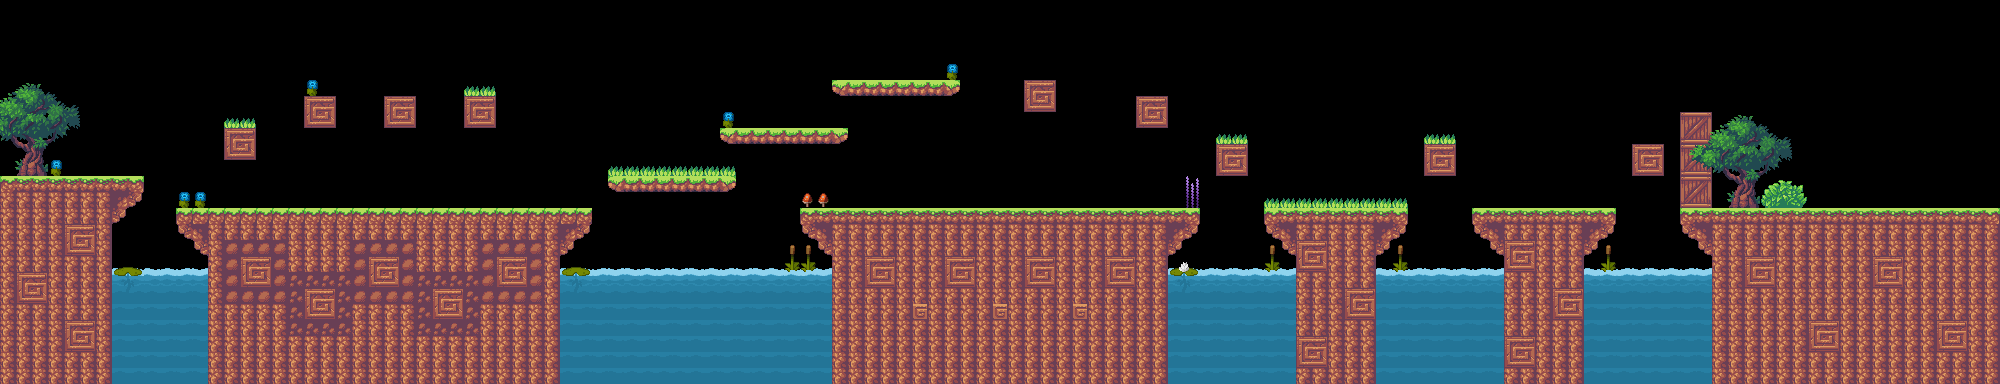

This game map was drawn from its Tiled (.tmx) file and the tilesets committed beside it. A one-line description and the trimmed map source follow:
An orthogonal 125x24 tile map with 16x16 px tiles, 3 tile layers (Others, Platforms, Decoration) and 36 objects (23x gems, 6x enemy, Spawn Point, Finish Point).

<map version="1.10" tiledversion="1.10.2" orientation="orthogonal" renderorder="right-down" width="125" height="24" tilewidth="16" tileheight="16" infinite="0" nextlayerid="9" nextobjectid="49">
 <editorsettings>
  <export target="tilemap5.json" format="json" />
 </editorsettings>
 <tileset firstgid="1" name="tiles-all" tilewidth="16" tileheight="16" tilecount="1612" columns="26">
  <image source="../tilesets/tiles-all.png" width="416" height="992" />
 </tileset>
 <layer id="1" name="Others" width="125" height="24">
  <data>[3000 cells, 376 non-empty, 12 distinct tile ids]</data>
 </layer>
 <layer id="2" name="Platforms" width="125" height="24">
  <data>[3000 cells, 1000 non-empty, 26 distinct tile ids]</data>
 </layer>
 <layer id="3" name="Decoration" width="125" height="24">
  <data>[3000 cells, 136 non-empty, 66 distinct tile ids]</data>
 </layer>
 <objectgroup id="4" name="Water">
  <object id="2" x="111" y="269" width="98" height="114" />
  <object id="3" x="558" y="272" width="275" height="114" />
  <object id="4" x="1167" y="270" width="128" height="114" />
  <object id="5" x="1376" y="271" width="125" height="112" />
  <object id="6" x="1584" y="270" width="126" height="116" />
 </objectgroup>
 <objectgroup id="5" name="Enemy">
  <object id="11" name="Eagle" type="enemy" x="639" y="170">
   <point />
  </object>
  <object id="12" name="Bee" type="enemy" x="217" y="206">
   <point />
  </object>
  <object id="13" name="Bee" type="enemy" x="407" y="206">
   <point />
  </object>
  <object id="14" name="Boar" type="enemy" x="915" y="203">
   <point />
  </object>
  <object id="15" name="Snail" type="enemy" x="1277" y="205">
   <point />
  </object>
  <object id="16" name="Snail" type="enemy" x="1485" y="205">
   <point />
  </object>
 </objectgroup>
 <objectgroup id="7" name="Spawn">
  <object id="7" name="Spawn Point" x="74" y="173">
   <point />
  </object>
 </objectgroup>
 <objectgroup id="6" name="Gems">
  <object id="22" name="gold" type="gems" gid="926" x="742.699" y="117.436" width="21.0824" height="21.0824" />
  <object id="23" name="gold" type="gems" gid="926" x="774.639" y="117.436" width="21.0824" height="21.0824" />
  <object id="24" name="gold" type="gems" gid="926" x="806.219" y="117.482" width="21.0824" height="21.0824" />
  <object id="25" name="gold" type="gems" gid="926" x="856.699" y="68.4358" width="21.0824" height="21.0824" />
  <object id="26" name="gold" type="gems" gid="926" x="888.639" y="68.4358" width="21.0824" height="21.0824" />
  <object id="27" name="gold" type="gems" gid="926" x="920.219" y="68.4818" width="21.0824" height="21.0824" />
  <object id="28" name="gold" type="gems" gid="926" x="1505.7" y="172.436" width="21.0824" height="21.0824" />
  <object id="29" name="gold" type="gems" gid="926" x="1537.64" y="172.436" width="21.0824" height="21.0824" />
  <object id="30" name="gold" type="gems" gid="926" x="1569.22" y="172.482" width="21.0824" height="21.0824" />
  <object id="31" name="gold" type="gems" gid="926" x="1295.7" y="169.436" width="21.0824" height="21.0824" />
  <object id="32" name="gold" type="gems" gid="926" x="1327.64" y="169.436" width="21.0824" height="21.0824" />
  <object id="33" name="gold" type="gems" gid="926" x="1359.22" y="169.482" width="21.0824" height="21.0824" />
  <object id="34" name="diamond" type="gems" gid="926" x="470.459" y="78.4588" width="21.0824" height="21.0824" />
  <object id="35" name="diamond" type="gems" gid="926" x="824.459" y="191.459" width="21.0824" height="21.0824" />
  <object id="36" name="diamond" type="gems" gid="926" x="1029.46" y="68.4588" width="21.0824" height="21.0824" />
  <object id="37" name="gold" type="gems" gid="926" x="229.459" y="114.459" width="21.0824" height="21.0824" />
  <object id="38" name="gold" type="gems" gid="926" x="310.459" y="81.4588" width="21.0824" height="21.0824" />
  <object id="43" name="gold" type="gems" gid="926" x="309.699" y="166.436" width="21.0824" height="21.0824" />
  <object id="44" name="gold" type="gems" gid="926" x="341.639" y="166.436" width="21.0824" height="21.0824" />
  <object id="45" name="gold" type="gems" gid="926" x="373.219" y="166.482" width="21.0824" height="21.0824" />
  <object id="46" name="gold" type="gems" gid="926" x="405.699" y="165.436" width="21.0824" height="21.0824" />
  <object id="47" name="gold" type="gems" gid="926" x="437.639" y="165.436" width="21.0824" height="21.0824" />
  <object id="48" name="gold" type="gems" gid="926" x="469.219" y="165.482" width="21.0824" height="21.0824" />
 </objectgroup>
 <objectgroup id="8" name="Finish">
  <object id="1" name="Finish Point" x="1893" y="205">
   <point />
  </object>
 </objectgroup>
</map>
